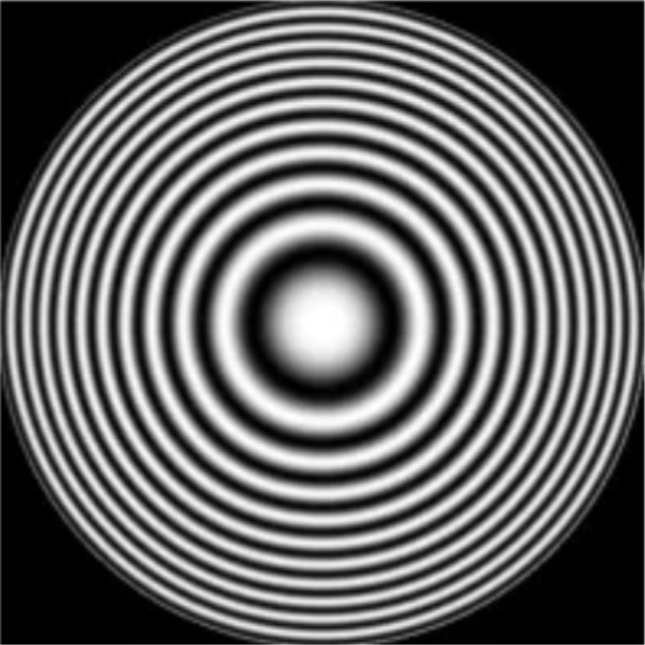
//> input picture Hafta-07/10-Frekans-Filtreleri/input/girdi.png, 645 x 645 px
$ ./hafta7_gorev8   (built with g++ and OpenCV 4)
//> lines starting //> are read from the running program, lines starting //| are printed output that depends on the picture; after the words box and inside, x2 and y2 are one past the last pixel; in counts of white or black regions, pixels touching at a corner belong together

#include <iostream>
#include <vector>
#include <complex>
#include <cmath>
#include <fstream>
#include <random>
#include <opencv2/opencv.hpp>

using namespace std;
using namespace cv;


// -------------------------------------------------
// Gaussian gurultu ekleme
// Kuvvet parametresi standart sapmadir
// -------------------------------------------------

Mat gaussianGurultuEkle(
    const Mat& resim,
    double kuvvet)
{
    Mat sonuc = resim.clone();

    random_device rd;
    mt19937 generator(rd());

    normal_distribution<double> dagilim(
        0.0,
        kuvvet
    );


    for (int y = 0; y < resim.rows; y++)
    {
        for (int x = 0; x < resim.cols; x++)
        {
            double gurultu =
                dagilim(generator);


            int yeniDeger =
                resim.at<uchar>(y, x)
                + gurultu;


            if (yeniDeger < 0)
                yeniDeger = 0;

            if (yeniDeger > 255)
                yeniDeger = 255;


            sonuc.at<uchar>(y, x) =
                yeniDeger;
        }
    }


    return sonuc;
}


// -------------------------------------------------
// Salt & Pepper gurultu ekleme
// oran 0 ile 1 arasinda olmalidir
// -------------------------------------------------

Mat saltPepperGurultuEkle(
    const Mat& resim,
    double oran)
{
    Mat sonuc = resim.clone();

    random_device rd;
    mt19937 generator(rd());

    uniform_real_distribution<double> dagilim(
        0.0,
        1.0
    );


    for (int y = 0; y < resim.rows; y++)
    {
        for (int x = 0; x < resim.cols; x++)
        {
            double rastgele =
                dagilim(generator);


            // Pepper -> siyah
            if (rastgele < oran / 2.0)
            {
                sonuc.at<uchar>(y, x) = 0;
            }

            // Salt -> beyaz
            else if (rastgele < oran)
            {
                sonuc.at<uchar>(y, x) = 255;
            }
        }
    }


    return sonuc;
}


// -------------------------------------------------
// Manuel 2 Boyutlu DFT
// -------------------------------------------------

vector<vector<complex<double>>> DFT2D(
    const Mat& resim)
{
    int M = resim.rows;
    int N = resim.cols;


    vector<vector<complex<double>>> harmonikler(
        M,
        vector<complex<double>>(N)
    );


    for (int u = 0; u < M; u++)
    {
        for (int v = 0; v < N; v++)
        {
            complex<double> toplam(
                0.0,
                0.0
            );


            for (int x = 0; x < M; x++)
            {
                for (int y = 0; y < N; y++)
                {
                    double aci =
                        -2.0 * M_PI *
                        (
                            ((double)u * x / M)
                            +
                            ((double)v * y / N)
                        );


                    complex<double> harmonik(
                        cos(aci),
                        sin(aci)
                    );


                    double piksel =
                        resim.at<uchar>(x, y);


                    toplam +=
                        piksel * harmonik;
                }
            }


            harmonikler[u][v] =
                toplam;
        }
    }


    return harmonikler;
}


// -------------------------------------------------
// Harmonik genlik matrisini TXT olarak kaydet
// -------------------------------------------------

void harmonikKaydet(
    const vector<vector<complex<double>>>& harmonikler,
    string dosyaAdi)
{
    ofstream dosya(dosyaAdi);


    int satir =
        harmonikler.size();

    int sutun =
        harmonikler[0].size();


    for (int u = 0; u < satir; u++)
    {
        for (int v = 0; v < sutun; v++)
        {
            double genlik =
                abs(harmonikler[u][v]);


            dosya
                << genlik;


            if (v < sutun - 1)
            {
                dosya << " ";
            }
        }


        dosya << endl;
    }


    dosya.close();
}


int main()
{
    string klasor =
        "/content/goruntu-isleme-dersi/Hafta-07/08-Gurultu-DFT/";


    Mat resim =
        imread(
            klasor + "input/girdi.png",
            IMREAD_GRAYSCALE
        );
//> resim is the input picture: 645 rows x 645 cols, CV_8UC1; min 0, max 255, mean 100.7


    if (resim.empty())
    {
        cout << "Resim bulunamadi!" << endl;
        return -1;
    }


    // Manuel DFT cok maliyetli oldugu icin
    // resmi 64x64 yapiyoruz

    Mat orijinal;

    resize(
        resim,
        orijinal,
        Size(64, 64)
    );
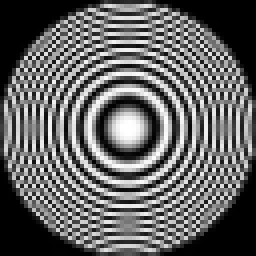
//> orijinal: 64 rows x 64 cols, CV_8UC1 (shown 4 times larger); min 0, max 255, mean 99.8


    // --------------------------------------
    // Gaussian gurultu
    // --------------------------------------

    double gaussianKuvvet = 25.0;


    Mat gaussianGurultulu =
        gaussianGurultuEkle(
            orijinal,
            gaussianKuvvet
        );
//> after the loop in gaussianGurultuEkle, `for (int y = 0; y < resim.rows; y++)`:
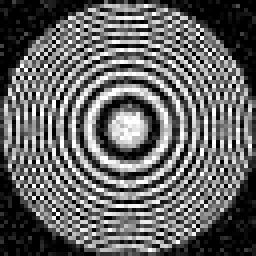
//> sonuc: 64 rows x 64 cols, CV_8UC1 (shown 4 times larger); min 0, max 255, mean 100.5


    // --------------------------------------
    // Salt & Pepper gurultu
    // --------------------------------------

    double saltPepperOran = 0.10;


    Mat saltPepperGurultulu =
        saltPepperGurultuEkle(
            orijinal,
            saltPepperOran
        );
//> after the loop in saltPepperGurultuEkle, `for (int y = 0; y < resim.rows; y++)`:
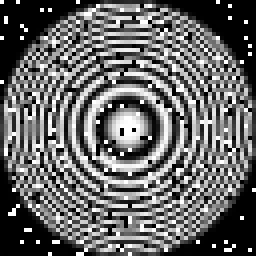
//> sonuc: 64 rows x 64 cols, CV_8UC1 (shown 4 times larger); 9.3% of pixels changed, all inside (x1, y1, x2, y2) = (0, 0, 64, 64)


    // Resimleri kaydet

    imwrite(
        klasor + "01_orijinal.png",
        orijinal
    );


    imwrite(
        klasor + "02_gaussian_gurultulu.png",
        gaussianGurultulu
    );


    imwrite(
        klasor + "03_salt_pepper_gurultulu.png",
        saltPepperGurultulu
    );


    cout << "Gaussian gurultu kuvveti: "
         << gaussianKuvvet
         << endl;


    cout << "Salt & Pepper gurultu orani: "
         << saltPepperOran
         << endl;


    // --------------------------------------
    // Orijinal goruntu DFT
    // --------------------------------------

    cout << endl;
    cout << "Orijinal goruntu DFT hesaplaniyor..."
         << endl;


    vector<vector<complex<double>>> orijinalDFT =
        DFT2D(orijinal);
//> orijinalDFT = 64 items


    harmonikKaydet(
        orijinalDFT,
        klasor + "orijinal_harmonik.txt"
    );
//> in harmonikKaydet, `int satir = harmonikler.size();`: satir = 64
//> the loop in harmonikKaydet, `for (int u = 0; u < satir; u++)` made 64 passes


    cout << "Orijinal DFT tamamlandi."
         << endl;


    // --------------------------------------
    // Gaussian gurultulu goruntu DFT
    // --------------------------------------

    cout << endl;
    cout << "Gaussian gurultulu goruntu DFT hesaplaniyor..."
         << endl;


    vector<vector<complex<double>>> gaussianDFT =
        DFT2D(gaussianGurultulu);
//> gaussianDFT = 64 items


    harmonikKaydet(
        gaussianDFT,
        klasor + "gaussian_harmonik.txt"
    );
//> the loop in harmonikKaydet (call 2), `for (int u = 0; u < satir; u++)` made 64 passes


    cout << "Gaussian DFT tamamlandi."
         << endl;


    // --------------------------------------
    // Salt & Pepper gurultulu goruntu DFT
    // --------------------------------------

    cout << endl;
    cout << "Salt & Pepper goruntu DFT hesaplaniyor..."
         << endl;


    vector<vector<complex<double>>> saltPepperDFT =
        DFT2D(saltPepperGurultulu);
//> saltPepperDFT = 64 items


    harmonikKaydet(
        saltPepperDFT,
        klasor + "salt_pepper_harmonik.txt"
    );


    cout << "Salt & Pepper DFT tamamlandi."
         << endl;


    cout << endl;
    cout << "Tum islemler tamamlandi."
         << endl;


    return 0;
}
